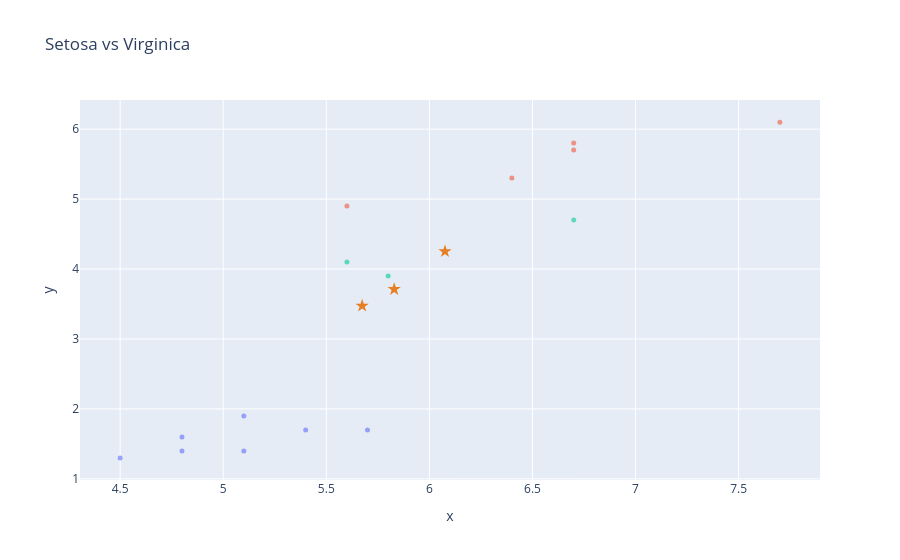

Notebook source saved alongside this figure:
### Code cell
fig = plot_dataframe(validation[:,[0, 2]], title='Blobs Dataset', label=y_validation)
for i, centroid in enumerate(centroids):
    fig = plot_centroid(fig, centroid[[0,2]], colors=["#e67e22"], marker_size=10, symbol='star', name=f'Centroid {i+1}')
fig.update_layout(showlegend=False, title='Setosa vs Virginica')
fig.show()

### Figure 1 — Plotly figure (JSON) as saved in the notebook; plotly's stock layout.template omitted (floating-point values rounded to 4 significant figures)
{"data": [{"hovertemplate": "color=#f7dc6f<br>x=%{x}<br>y=%{y}<extra></extra>", "legendgroup": "#f7dc6f", "marker": {"color": "#636efa", "opacity": 0.6, "size": 5, "symbol": "circle"}, "mode": "markers", "name": "#f7dc6f", "orientation": "v", "showlegend": true, "type": "scatter", "x": [4.5, 5.1, 5.1, 5.4, 5.7, 4.8, 4.8], "xaxis": "x", "y": [1.3, 1.4, 1.9, 1.7, 1.7, 1.4, 1.6], "yaxis": "y"}, {"hovertemplate": "color=#f1948a<br>x=%{x}<br>y=%{y}<extra></extra>", "legendgroup": "#f1948a", "marker": {"color": "#EF553B", "opacity": 0.6, "size": 5, "symbol": "circle"}, "mode": "markers", "name": "#f1948a", "orientation": "v", "showlegend": true, "type": "scatter", "x": [6.4, 7.7, 6.7, 5.6, 6.7], "xaxis": "x", "y": [5.3, 6.1, 5.7, 4.9, 5.8], "yaxis": "y"}, {"hovertemplate": "color=#82e0aa<br>x=%{x}<br>y=%{y}<extra></extra>", "legendgroup": "#82e0aa", "marker": {"color": "#00cc96", "opacity": 0.6, "size": 5, "symbol": "circle"}, "mode": "markers", "name": "#82e0aa", "orientation": "v", "showlegend": true, "type": "scatter", "x": [5.8, 6.7, 5.6], "xaxis": "x", "y": [3.9, 4.7, 4.1], "yaxis": "y"}, {"marker": {"color": "#e67e22", "size": 10, "symbol": "star"}, "mode": "markers", "name": "Centroid 1", "type": "scatter", "x": [6.076], "y": [4.251]}, {"marker": {"color": "#e67e22", "size": 10, "symbol": "star"}, "mode": "markers", "name": "Centroid 2", "type": "scatter", "x": [5.674], "y": [3.474]}, {"marker": {"color": "#e67e22", "size": 10, "symbol": "star"}, "mode": "markers", "name": "Centroid 3", "type": "scatter", "x": [5.829], "y": [3.71]}], "layout": {"legend": {"title": {"text": "color"}, "tracegroupgap": 0}, "showlegend": false, "title": {"text": "Setosa vs Virginica"}, "xaxis": {"anchor": "y", "domain": [0, 1], "title": {"text": "x"}}, "yaxis": {"anchor": "x", "domain": [0, 1], "title": {"text": "y"}}}}
